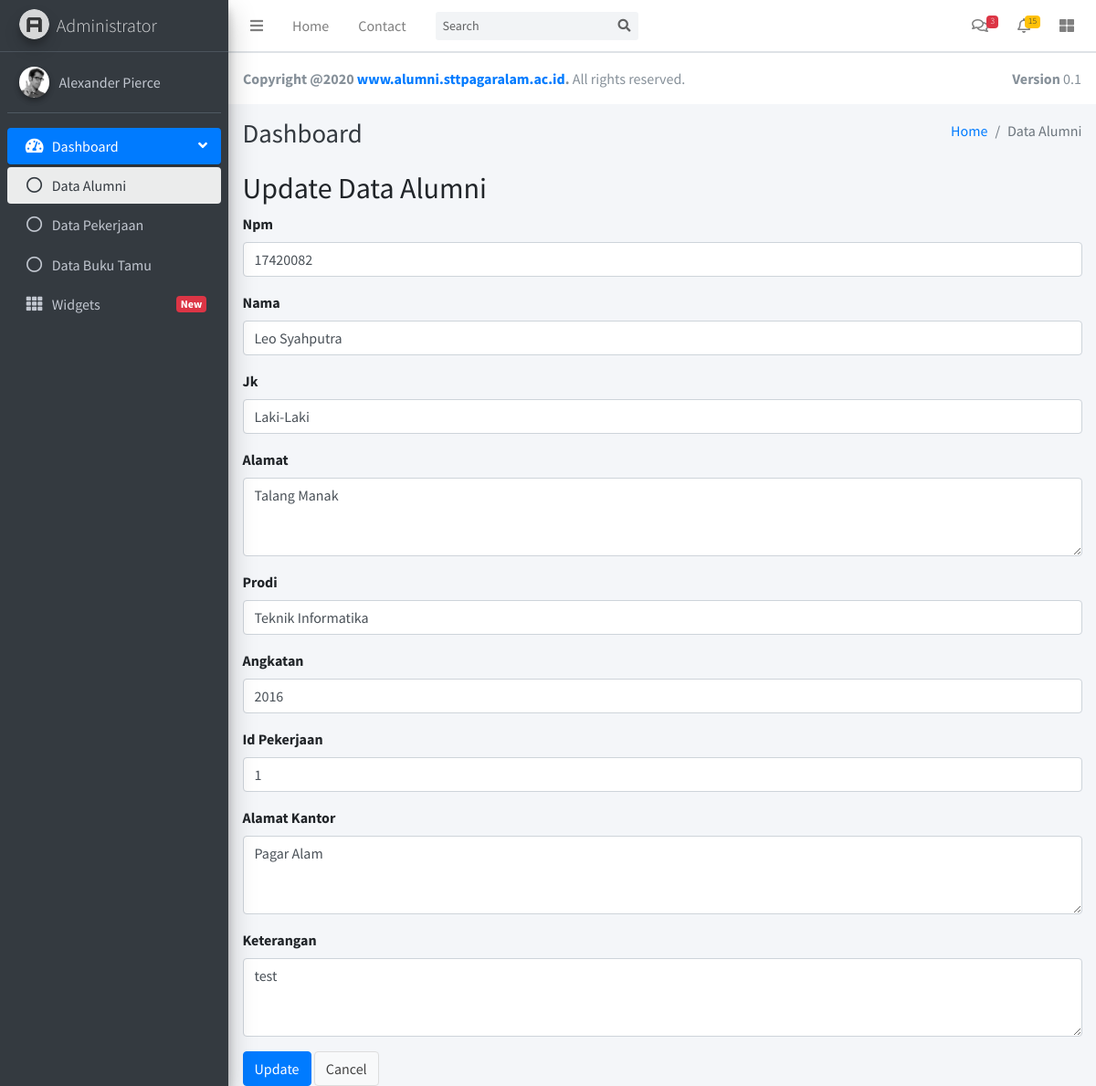
Screenshot of /index.php/alumni/update/1 with the database file from the repository.
### tables this page shows
CREATE TABLE IF NOT EXISTS `tb_alumni` (
  `id` int(5) NOT NULL AUTO_INCREMENT,
  `npm` varchar(10) NOT NULL,
  `nama` varchar(25) NOT NULL,
  `jk` varchar(9) NOT NULL,
  `alamat` text NOT NULL,
  `prodi` varchar(25) NOT NULL,
  `angkatan` int(4) NOT NULL,
  `id_pekerjaan` int(5) NOT NULL,
  `alamat_kantor` text NOT NULL,
  `keterangan` text NOT NULL,
  PRIMARY KEY (`id`),
  UNIQUE KEY `npm` (`npm`)
);

### application/controllers/Alumni.php (called while the page is built, shortened)
<?php
class Alumni extends CI_Controller
{
    function __construct()
    {
        $this->load->model('M_alumni');
        $this->load->library('form_validation');
    }
    public function update($id)
    {
        $row = $this->M_alumni->get_by_id($id);
        if ($row) {
            $data = array(
                'button' => 'Update',
                'action' => site_url('alumni/update_action'),
		'id' => set_value('id', $row->id),
		'npm' => set_value('npm', $row->npm),
		'nama' => set_value('nama', $row->nama),
		'jk' => set_value('jk', $row->jk),
		'alamat' => set_value('alamat', $row->alamat),
		'prodi' => set_value('prodi', $row->prodi),
		'angkatan' => set_value('angkatan', $row->angkatan),
		'id_pekerjaan' => set_value('id_pekerjaan', $row->id_pekerjaan),
		'alamat_kantor' => set_value('alamat_kantor', $row->alamat_kantor),
		'keterangan' => set_value('keterangan', $row->keterangan),
	    );
            $this->load->view('adminlte/header');
            $this->load->view('adminlte/navbar');
            $this->load->view('adminlte/sidebar');
            $this->load->view('adminlte/footer');
            $this->load->view('alumni/tb_alumni_form', $data);
        } else {
            $this->session->set_flashdata('message', 'Record Not Found');
            redirect(site_url('alumni'));
        }
    }
}

### index.php (called while the page is built, shortened)
<?php
require_once BASEPATH.'core/CodeIgniter.php';

### application/models/M_alumni.php (called while the page is built, shortened)
<?php
class M_alumni extends CI_Model
{
    public $table = 'tb_alumni';
    public $id = 'id';
    function get_by_id($id)
    {
        $this->db->where($this->id, $id);
        return $this->db->get($this->table)->row();
    }
}

### application/views/alumni/tb_alumni_form.php (the view, shortened to what this page needs)
  <div class="content-wrapper">
    <div class="content-header">
      <div class="container-fluid">
        <div class="row mb-2">
          <div class="col-sm-6">
            <h1 class="m-0 text-dark">Dashboard</h1>
          </div>
          <div class="col-sm-6">
            <ol class="breadcrumb float-sm-right">
              <li class="breadcrumb-item"><a href="#">Home</a></li>
              <li class="breadcrumb-item active">Data Alumni</li>
            </ol>
          </div>
        </div>
      </div>
    </div>
    <section class="content">
      <div class="container-fluid">
        <h2 style="margin-top:0px"><?php echo $button ?> Data Alumni</h2>
        <form action="<?php echo $action; ?>" method="post">
	    <div class="form-group">
            <label for="varchar">Npm <?php echo form_error('npm') ?></label>
            <input type="text" class="form-control" name="npm" id="npm" placeholder="Npm" value="<?php echo $npm; ?>" />
        </div>
	    <div class="form-group">
            <label for="varchar">Nama <?php echo form_error('nama') ?></label>
            <input type="text" class="form-control" name="nama" id="nama" placeholder="Nama" value="<?php echo $nama; ?>" />
        </div>
	    <div class="form-group">
            <label for="varchar">Jk <?php echo form_error('jk') ?></label>
            <input type="text" class="form-control" name="jk" id="jk" placeholder="Jk" value="<?php echo $jk; ?>" />
        </div>
	    <div class="form-group">
            <label for="alamat">Alamat <?php echo form_error('alamat') ?></label>
            <textarea class="form-control" rows="3" name="alamat" id="alamat" placeholder="Alamat"><?php echo $alamat; ?></textarea>
        </div>
	    <div class="form-group">
            <label for="varchar">Prodi <?php echo form_error('prodi') ?></label>
            <input type="text" class="form-control" name="prodi" id="prodi" placeholder="Prodi" value="<?php echo $prodi; ?>" />
        </div>
	    <div class="form-group">
            <label for="int">Angkatan <?php echo form_error('angkatan') ?></label>
            <input type="text" class="form-control" name="angkatan" id="angkatan" placeholder="Angkatan" value="<?php echo $angkatan; ?>" />
        </div>
	    <div class="form-group">
            <label for="int">Id Pekerjaan <?php echo form_error('id_pekerjaan') ?></label>
            <input type="text" class="form-control" name="id_pekerjaan" id="id_pekerjaan" placeholder="Id Pekerjaan" value="<?php echo $id_pekerjaan; ?>" />
        </div>
	    <div class="form-group">
            <label for="alamat_kantor">Alamat Kantor <?php echo form_error('alamat_kantor') ?></label>
            <textarea class="form-control" rows="3" name="alamat_kantor" id="alamat_kantor" placeholder="Alamat Kantor"><?php echo $alamat_kantor; ?></textarea>
        </div>
	    <div class="form-group">
            <label for="keterangan">Keterangan <?php echo form_error('keterangan') ?></label>
            <textarea class="form-control" rows="3" name="keterangan" id="keterangan" placeholder="Keterangan"><?php echo $keterangan; ?></textarea>
        </div>
	    <button type="submit" class="btn btn-primary"><?php echo $button ?></button>
	    <a href="<?php echo site_url('alumni') ?>" class="btn btn-default">Cancel</a>
	</form>
</div>
    </section>
  </div>

### rows the page displays
tb_alumni: npm "17420082", nama "Leo Syahputra", jk "Laki-Laki", alamat "Talang Manak", prodi "Teknik Informatika", angkatan "2016", id_pekerjaan "1", alamat_kantor "Pagar Alam", keterangan "test"

### other values shown
$button "Update"
